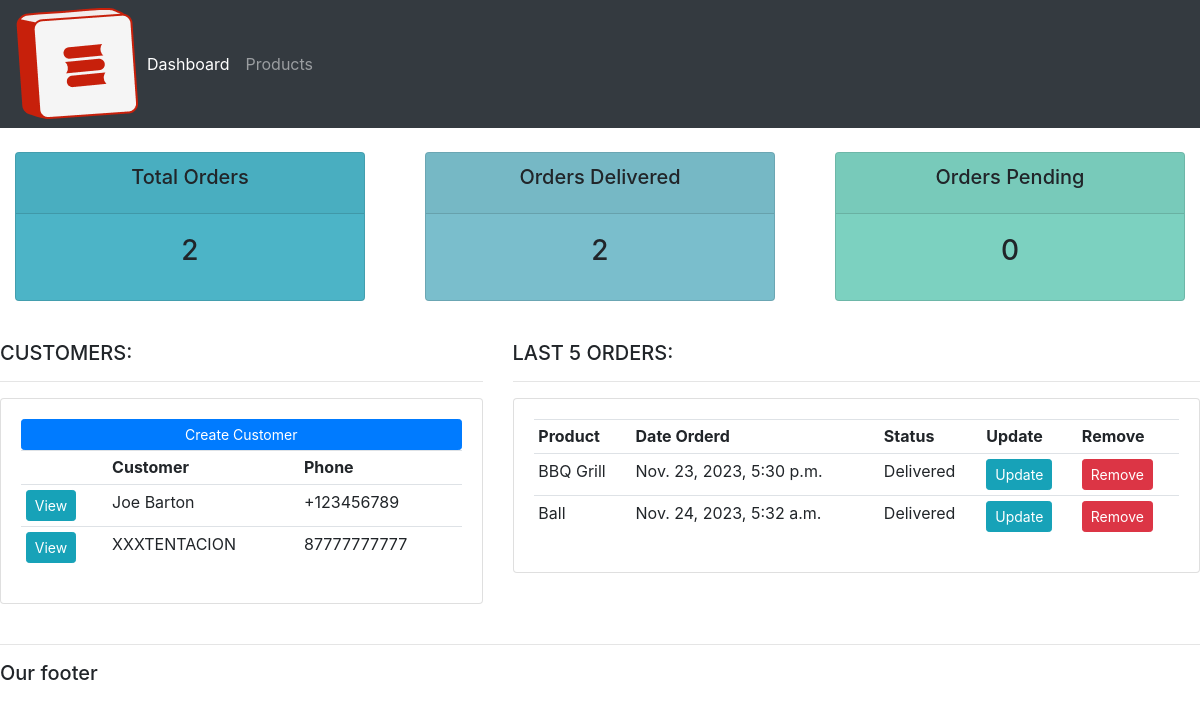
The app's page /, older data.
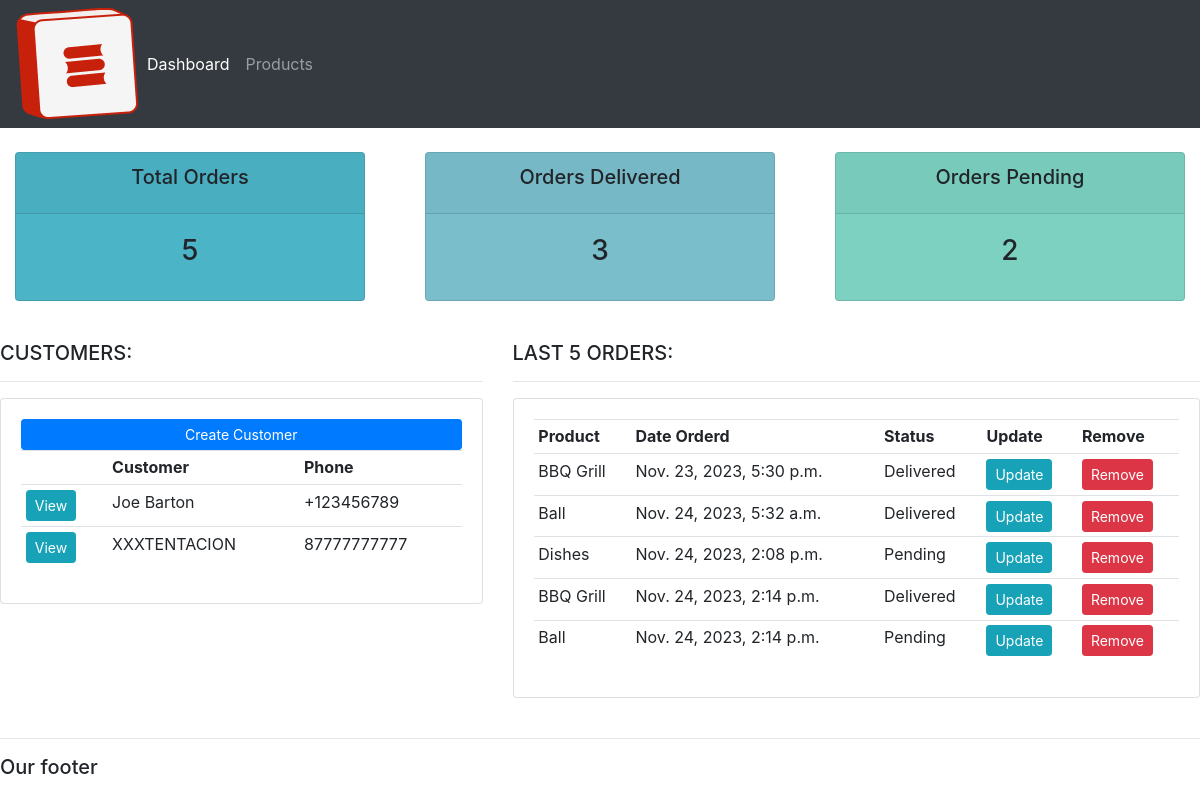
The same page, newer data.
### accounts/models.py (models this page shows, shortened)
class Customer(models.Model):
    name = models.CharField(max_length=200, null=True)
    phone = models.CharField(max_length=200, null=True)
    email = models.CharField(max_length=200, null=True)
    date_created = models.DateTimeField(auto_now_add=True, null=True)

class Order(models.Model):
    STATUS = (
        ("Pending", "Pending"),
        ("Out for delivery", "Out for delivery"),
        ("Delivered", "Delivered"),
    )
    customer = models.ForeignKey(Customer, null=True, on_delete=models.SET_NULL)
    product = models.ForeignKey(Product, null=True, on_delete=models.SET_NULL)
    date_created = models.DateTimeField(auto_now_add=True, null=True)
    status = models.CharField(max_length=200, null=True, choices=STATUS)
    note = models.CharField(max_length=1000, null=True)

class Product(models.Model):
    CATEGORY = (
        ("Indoor", "Indoor"),
        ("Out door", "Out door"),
    )
    name = models.CharField(max_length=200, null=True)
    price = models.FloatField(null=True)
    category = models.CharField(max_length=200, null=True, choices=CATEGORY)
    description = models.CharField(max_length=200, null=True, blank=True)
    date_created = models.DateTimeField(auto_now_add=True, null=True)
    tag = models.ManyToManyField(Tag)
    def __str__(self):
        return self.name

### accounts/views.py (the view)
# urls.py: path("", views.home, name="home"),
def home(request):
    orders = Order.objects.all()
    customers = Customer.objects.all()
    total_customers = customers.count()
    total_orders = orders.count()
    delivered = orders.filter(status="Delivered").count()
    pending = orders.filter(status="Pending").count()
    context = {
        "orders": orders,
        "customers": customers,
        "total_orders": total_orders,
        "delivered": delivered,
        "pending": pending,
    }
    return render(request, "accounts/dashboard.html", context)

### accounts/templates/accounts/dashboard.html
{% extends 'accounts/main.html' %}
{% block content %}
{% include  'accounts/status.html' %}
<br>
<div class="row">
        <div class="col-md-5">
            <h5>CUSTOMERS:</h5>
            <hr>
            <div class="card card-body">
                <a class="btn btn-primary btn-sm btn-block" href="">Create Customer</a>
                <table class="table table-sm">
                    <tr>
                        <th></th>
                        <th>Customer</th>
                        <th>Phone</th>
                    </tr>
                    {% for customer in customers %}
                        <tr>
                            <td><a href="{% url 'customer' customer.id %}" class="btn btn-sm btn-info">View</a></td>
                            <td>{{customer.name}}</td>
                            <td>{{customer.phone}}</td>
                        </tr>
                    {% endfor %}
                </table>
            </div>
        </div>
        <div class="col-md-7">
            <h5>LAST 5 ORDERS:</h5>
            <hr>
            <div class="card card-body">
                <table class="table table-sm">
                    <tr>
                        <th>Product</th>
                        <th>Date Orderd</th>
                        <th>Status</th>
                        <th>Update</th>
                        <th>Remove</th>
                    </tr>
                    {% for order in orders %}
                        <tr>
                            <td>{{order.product}}</td>
                            <td>{{order.date_created}}</td>
                            <td>{{order.status}}</td>
                            <td><a href="{% url 'update_order' order.id %}" class="btn btn-sm btn-info">Update</a></td>
                            <td><a href="{% url 'delete_order' order.id %}" class="btn btn-sm btn-danger">Remove</a></td>
                        </tr>
                    {% endfor %}
                </table>
            </div>
        </div>
</div>
<br>
{% endblock %}

### accounts/templates/accounts/main.html (shortened to what this page needs)
{% load static %}
<!DOCTYPE html>
<html>
<head>
    <link rel="stylesheet" type="text/css" href="{% static 'css/main.css' %}">
</head>
<body>
    {% include 'accounts/navbar.html' %}
    {% block content %}
    {% endblock %}
    <hr>
    <h5>
        Our footer
    </h5>
</body>
</html>

### accounts/templates/accounts/navbar.html (shortened to what this page needs)
{% load static %}
<!doctype html>
<html lang="en">
  <head>
    <link rel="stylesheet" href="https://cdn.jsdelivr.net/npm/bootstrap@4.4.1/dist/css/bootstrap.min.css">
  </head>
  <body>
  </body>
</html>
<nav class="navbar navbar-expand-lg navbar-dark bg-dark">
    <img src="{% static 'images/edifai.png' %}">
    <div class="collapse navbar-collapse" id="navbarNavAltMarkup">
      <div class="navbar-nav">
        <a class="nav-item nav-link active" href="{% url 'home' %}">Dashboard</a>
        <a class="nav-item nav-link" href="{% url 'products' %}">Products</a>
      </div>
    </div>
  </nav>

### accounts/templates/accounts/status.html
<br>
<div class="row">
    <div class="col">
        <div class="col-md">
            <div class="card text-center text-black mb-3" id="total-orders">
                <div class="card-header">
                    <h5 class="card-title">Total Orders</h5>
                </div>
                <div class="card-body">
                    <h3 class="card-title">{{total_orders}}</h3>
                </div>
            </div>
        </div>
    </div>
    <div class="col">
        <div class="col-md">
            <div class="card text-center text-black mb-3" id="orders-delivered">
                <div class="card-header">
                    <h5 class="card-title">Orders Delivered</h5>
                </div>
                <div class="card-body">
                    <h3 class="card-title">{{delivered}}</h3>
                </div>
            </div>
        </div>
    </div>
    <div class="col">
        <div class="col-md">
            <div class="card text-center text-black mb-3" id="orders-pending">
                <div class="card-header">
                    <h5 class="card-title">Orders Pending</h5>
                </div>
                <div class="card-body">
                    <h3 class="card-title">{{pending}}</h3>
                </div>
            </div>
        </div>
    </div>
</div>

### static/css/main.css (style rules this page uses)
#total-orders { background-color: #4cb4c7; }
#orders-delivered { background-color: #7abecc; }
#orders-pending { background-color: #7cd1c0; }

Row changes from the older to the newer data that the page shows:
added Order: product "Dishes", date_created "Nov. 24, 2023, 2:08 p.m.", status "Pending"
added Order: product "BBQ Grill", date_created "Nov. 24, 2023, 2:14 p.m.", status "Delivered"
added Order: product "Ball", date_created "Nov. 24, 2023, 2:14 p.m.", status "Pending"
Text that changed along with them:
{{ total_orders }}: "2" → "5"
{{ delivered }}: "2" → "3"
{{ pending }}: "0" → "2"
